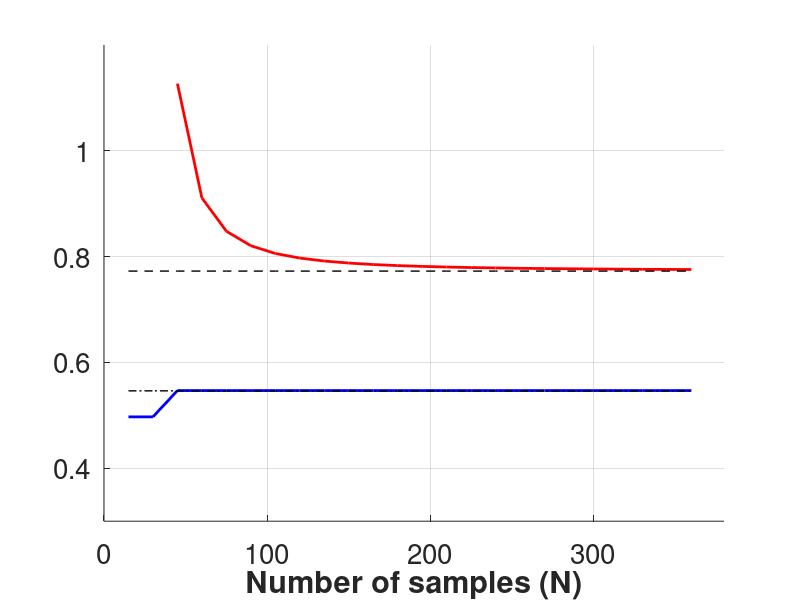

Reproduce this figure in MATLAB. (Note: this script raises an error after producing the figure.)
close all;
delta=[0         0    0.6863    0.8490    0.9120    0.9425    0.9596    0.9700    0.9769    0.9817    0.9851    0.9876    0.9896    0.9911    0.9923    0.9933    0.9941    0.9948    0.9953 0.9958    0.9962    0.9966    0.9969    0.9971];

lb=[0.4972    0.4972    0.5469    0.5469    0.5469    0.5469    0.5469    0.5469    0.5469    0.5469    0.5469    0.5469    0.5469    0.5469    0.5469    0.5469    0.5469    0.5469    0.5469  0.5469    0.5469    0.5469    0.5469    0.5469];

ub=[1.1270    0.9110    0.8481    0.8206    0.8060    0.7973    0.7917    0.7879    0.7851    0.7831    0.7816    0.7804    0.7794    0.7787    0.7780    0.7775    0.7771 0.7767    0.7764    0.7761    0.7759    0.7757];


points=[15:15:360];
points2=[45:15:360];
set(gca,'FontSize',20)

a=0.7727*ones(1,24);
b=1/sqrt(2)*a;
hold on
grid on
plot(points,lb,'b','LineWidth',2)
plot(points2,ub,'r','LineWidth',2)
plot(points,a,'--k','LineWidth',1)
plot(points,b,'-.k','LineWidth',1)
ylim([0.3 1.2]);
xlim([0 380]);



xlabel('Number of samples (N)','FontWeight','bold')



h_legend = legend('Lower bound','Upper bound','\rho','\rho / \surd n','Interpreter','latex','FontSize')
set(h_legend,'FontSize',20);
%legend('\sqrt{n}','Interpreter','latex')
%ylabel('Bounds','FontWeight','bold')